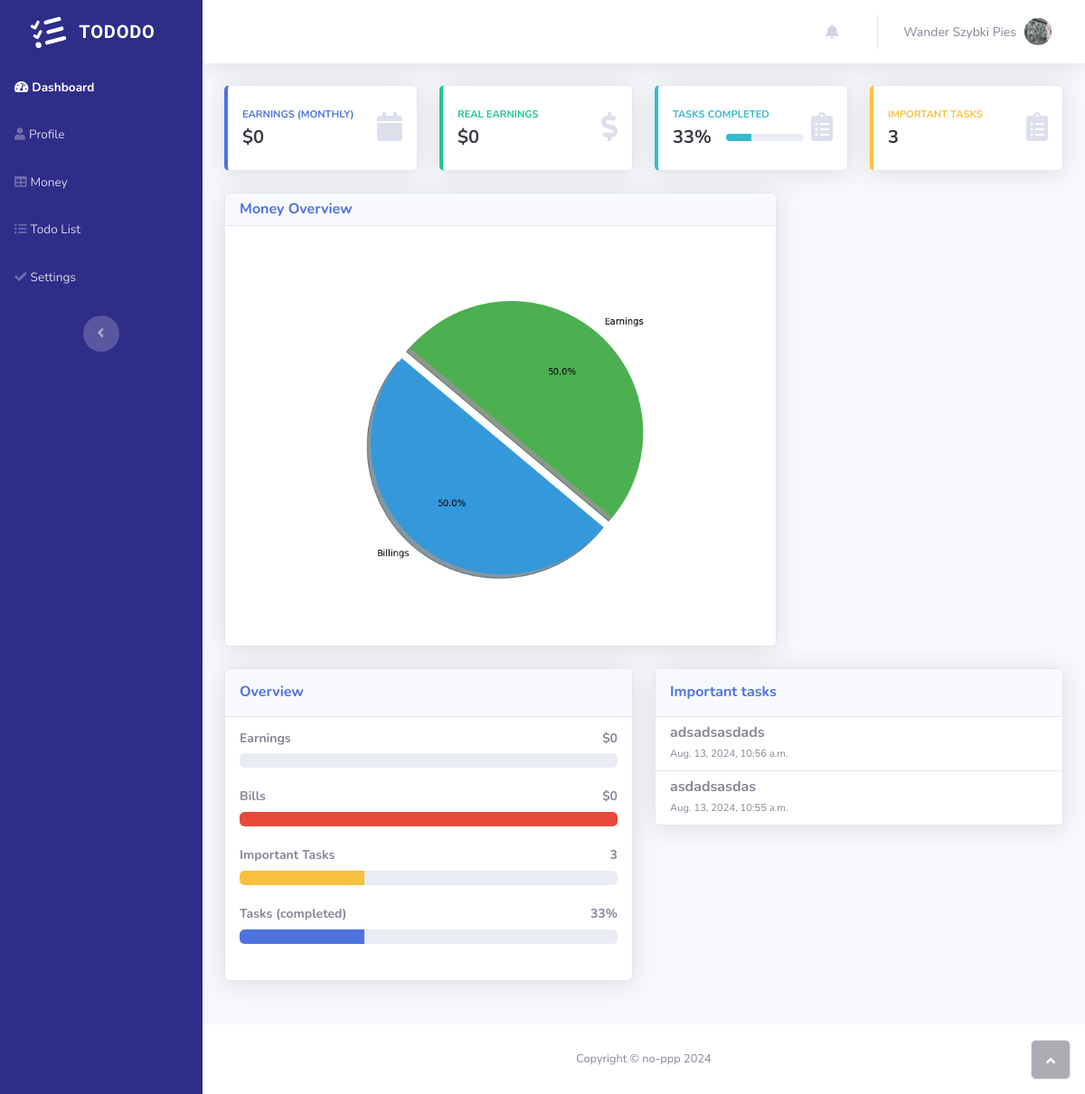
The page /dashboard/1/ (signed in) on the database its author committed.
### todolist/models.py (models this page shows, shortened)
class User(AbstractUser):
    country = models.ForeignKey(Country, on_delete=models.CASCADE, default=1)
    city = models.CharField(max_length=30, default='Unknown')
    name = models.CharField(max_length=30, default='Unknown')
    last_name = models.CharField(max_length=30, default='Unknown')
    email = models.EmailField(unique=True)
    is_user_password_set = models.BooleanField(default=False)
    is_active = models.BooleanField(default=False)
    activation_token = models.CharField(max_length=36, unique=True, blank=True)
    bio = models.TextField(null=True, blank=True)
    avatar = models.ImageField(null=True, default="Avatarwander.png")
    born = models.DateTimeField(null=True)

class TodoList(models.Model):
    title = models.ForeignKey(TitleTodo, on_delete=models.CASCADE)
    task = models.CharField(max_length=20)
    important = models.BooleanField(verbose_name='Is it important ?', default=False)
    active = models.BooleanField(verbose_name="Mark if it's uncompleted", default=True)
    user = models.ForeignKey(User, related_name='todolists', on_delete=models.CASCADE)
    created_at = models.DateTimeField(auto_now=True)
    updated_at = models.DateTimeField(auto_now_add=True)

### todolist/decorators.py (the view)
    def _wrapped_view(request, *args, **kwargs):
        if not request.user.is_authenticated:
            return redirect('todolist:login')  # if user is not authenticated redirect him to login view
        if not request.user.is_active:
            return redirect('todolist:required_active_user')
        user_id = kwargs.get('user_id')
        if request.user.id != int(user_id):
            return HttpResponse('This is not your property')
        return view_func(request, *args, **kwargs)

### tododo/context_processors.py (called while the page is built)
def user_id(request):
    if request.user.is_authenticated:
        return {'user_id' : request.user.id,
                'task_count': request.user.todolists.count(),
                'task_important_count': request.user.todolists.filter(important=True).count()}
    return {'user_id' : None}

### todolist/matplotlib_view.py (called while the page is built)
def convert_plot_to_base64(fig):
    buffer = io.BytesIO()
    fig.savefig(buffer, format='png')
    buffer.seek(0)
    image_png = buffer.getvalue()
    graph = base64.b64encode(image_png)
    graph = graph.decode('utf-8')
    buffer.close()
    return graph

def generate_pie(active, not_active, label_x, label_y):
    plt.switch_backend('AGG')
    plt.figure(figsize=(8, 6))
    sizes = [active, not_active]
    labels = [label_x, label_y]
    colors = ['#3498db', '#4CAF50']  # White, Green
    plt.pie(sizes, explode=(0.1, 0), labels=labels, colors=colors,
            autopct='%1.1f%%', shadow=True, startangle=140)
    plt.axis('equal')
    converted_plot = convert_plot_to_base64(plt)
    return converted_plot

### templates/dashboard.html (shortened to what this page needs)
{% extends "main.html" %}
{% load static %}
{% block content %}
<body>
                <div class="container-fluid">
                    <div class="row">
                        <div class="col-md-6 col-xl-3 mb-4"><a class="dashboard_link" href="#">
                                <div class="card shadow border-left-primary py-2">
                                    <div class="card-body">
                                        <div class="row g-0 align-items-center">
                                            <div class="col me-2">
                                                <div class="text-uppercase text-primary fw-bold text-xs mb-1"><span>Earnings (monthly)</span></div>
                                                <div class="text-dark fw-bold h5 mb-0"><span>${{ sum_of_earnings_month }}</span></div>
                                            </div>
                                            <div class="col-auto"><i class="fas fa-calendar fa-2x text-gray-300"></i></div>
                                        </div>
                                    </div>
                                </div>
                            </a></div>
                        <div class="col-md-6 col-xl-3 mb-4"><a class="dashboard_link" href="#">
                                <div class="card shadow border-left-success py-2">
                                    <div class="card-body">
                                        <div class="row g-0 align-items-center">
                                            <div class="col me-2">
                                                <div class="text-uppercase text-success fw-bold text-xs mb-1"><span>REAL EARNINGS</span></div>
                                                <div class="text-dark fw-bold h5 mb-0"><span>${{ real_earnings_this_month }}</span></div>
                                            </div>
                                            <div class="col-auto"><i class="fas fa-dollar-sign fa-2x text-gray-300"></i></div>
                                        </div>
                                    </div>
                                </div>
                            </a></div>
                        <div class="col-md-6 col-xl-3 mb-4"><a class="dashboard_link" href="#">
                                <div class="card shadow border-left-info py-2">
                                    <div class="card-body">
                                        <div class="row g-0 align-items-center">
                                            <div class="col me-2">
                                                <div class="text-uppercase text-info fw-bold text-xs mb-1"><span>Tasks completed</span></div>
                                                <div class="row g-0 align-items-center">
                                                    <div class="col-auto">
                                                        <div class="text-dark fw-bold h5 mb-0 me-3"><span>{{ percent_of_active_todo }}%</span></div>
                                                    </div>
                                                    <div class="col">
                                                        <div class="progress progress-sm">
                                                            <div class="progress-bar bg-info" aria-valuenow="{{ percent_of_active_todo }}" aria-valuemin="0" aria-valuemax="100" style="width: {{ percent_of_active_todo }}%;"></div>
                                                        </div>
                                                    </div>
                                                </div>
                                            </div>
                                            <div class="col-auto"><i class="fas fa-clipboard-list fa-2x text-gray-300"></i></div>
                                        </div>
                                    </div>
                                </div>
                            </a></div>
                        <div class="col-md-6 col-xl-3 mb-4"><a class="dashboard_link" href="#">
                                <div class="card shadow border-left-warning py-2">
                                    <div class="card-body">
                                        <div class="row g-0 align-items-center">
                                            <div class="col me-2">
                                                <div class="text-uppercase text-warning fw-bold text-xs mb-1"><span>Important Tasks</span></div>
                                                <div class="text-dark fw-bold h5 mb-0"><span>{{ important_tasks_count }}</span></div>
                                            </div>
                                            <div class="col-auto"><i class="fas fa-clipboard-list fa-2x text-gray-300"></i></div>
                                        </div>
                                    </div>
                                </div>
                            </a></div>
                    </div>
                    <div class="row">
                        <div class="col-lg-7 col-xl-8">
                            <div class="card shadow mb-4">
                                <div class="card-header d-flex justify-content-between align-items-center"><a class="dashboard_link" href="{% url 'todolist:money_view' user_id=user_id %}">
                                        <h6 class="text-primary fw-bold m-0">Money Overview</h6>
                                    </a>
                                </div>
                                <div class="card-body">
                                    {% if earnings_to_billings_plot is not None %}
                                    <img alt="Wykres" style="max-width: 100%; height: auto;">
                                    {% else %}
                                    <p> Start adding earnings and bills to see the plot </p>
                                    {% endif %}
                                </div>
                            </div>
                        </div>
                    </div>
                    <div class="row">
                        <div class="col-lg-6 mb-4">
                            <div class="card shadow mb-4">
                                <div class="card-header py-3"><a class="dashboard_link" href="#">
                                        <h6 class="text-primary fw-bold m-0">Overview</h6>
                                    </a></div>
                                <div class="card-body">
                                    <h4 class="small fw-bold">Earnings<span class="float-end">${{ sum_of_earnings_month }}</span></h4>
                                    <div class="progress mb-4">
                                    </div>
                                    <h4 class="small fw-bold">Bills<span class="float-end">${{ billing_this_month }}</span></h4>
                                    <div class="progress mb-4">
                                        <div class="progress-bar bg-danger" aria-valuenow="{{percent_of_billings_to_earnings}}" aria-valuemin="0" aria-valuemax="100" style="width: {{percent_of_billings_to_earnings}}%;"><span class="visually-hidden">{{percent_of_billings_to_earnings}}%</span></div>
                                    </div>
                                    <h4 class="small fw-bold">Important Tasks<span class="float-end">{{ important_tasks_count }}</span></h4>
                                    <div class="progress mb-4">
                                        <div class="progress-bar bg-warning" aria-valuenow="{{ percent_of_important_tasks }}" aria-valuemin="0" aria-valuemax="100" style="width: {{ percent_of_important_tasks }}%;"><span class="visually-hidden">{{ percent_of_important_tasks }}%</span></div>
                                    </div>
                                    <h4 class="small fw-bold">Tasks (completed) <span class="float-end">{{ percent_of_active_todo }}%</span></h4>
                                    <div class="progress mb-4" style="color: rgb(46,45,136);">
                                        <div class="progress-bar bg-primary" aria-valuenow="{{ percent_of_active_todo }}" aria-valuemin="0" aria-valuemax="100" style="width: {{ percent_of_active_todo }}%;"><span class="visually-hidden">{{ percent_of_active_todo }}%</span></div>
                                    </div>
                                </div>
                            </div>
                        </div>
                        <div class="col-lg-6 mb-4">
                            <div class="card shadow mb-4">
                                <div class="card-header py-3"><a class="dashboard_link" href="#">
                                        <h6 class="text-primary fw-bold m-0">Important tasks</h6>
                                    </a></div>
                                <ul class="list-group list-group-flush">
                                    {% for task in important_tasks_5  %}
                                    <li class="list-group-item">
                                        <div class="row g-0 align-items-center">
                                            <div class="col me-2">
                                                <h6 class="mb-0"><strong>{{task.task}}</strong></h6><span class="text-xs">{{ task.created_at }}</span>
                                            </div>
                                        </div>
                                    </li>
                                    {% endfor %}
                            </div>
                        </div>
                    </div>
                </div>
            </div>
            <footer class="bg-white sticky-footer">
                <div class="container my-auto">
                    <div class="text-center my-auto copyright"><span>Copyright © no-ppp 2024</span></div>
                </div>
            </footer>
        </div><a class="border rounded d-inline scroll-to-top" href="#page-top"><i class="fas fa-angle-up"></i></a>
    </div>
</body>
{% endblock content %}

### templates/navbar.html (shortened to what this page needs)
{% load static %}
{% load tz %}
<body id="page-top">
    <div id="wrapper">
        <nav class="navbar align-items-start sidebar sidebar-dark accordion bg-gradient-primary p-0 navbar-dark" style="background: rgb(46,45,136);">
            <div class="container-fluid d-flex flex-column p-0"><a class="navbar-brand d-flex justify-content-center align-items-center sidebar-brand m-0" href="{% url 'todolist:home' %}">
                    <div class="sidebar-brand-icon rotate-n-15"></div>
                    <div class="sidebar-brand-text mx-3"><span style="font-family: 'Akaya Kanadaka', serif;font-size: 20px;">TODODO</span></div>
                </a>
                <ul class="navbar-nav text-light" id="accordionSidebar">
                    <li class="nav-item"><a class="nav-link active" href={% url 'todolist:dashboard' user_id=user_id %}><i class="fas fa-tachometer-alt"></i><span>Dashboard</span></a></li>
                    <li class="nav-item"><a class="nav-link" href={% url 'todolist:profile' user_id=user_id %}><i class="fas fa-user"></i><span>Profile</span></a></li>
                    <li class="nav-item"><a class="nav-link" href={% url 'todolist:money_view' user_id=user_id %}><i class="fas fa-table"></i><span>Money</span></a></li>
                    <li class="nav-item"><a class="nav-link" href={% url 'todolist:todo_view' user_id=user_id %}><i class="fas fa-list-ul"></i><span>Todo List</span></a></li>
                    <li class="nav-item"><a class="nav-link" href={% url 'todolist:profile_settings' user_id=user_id %}><i class="fas fa-check"></i><span>Settings</span></a></li>
                </ul>
                <div class="text-center d-none d-md-inline"><button class="btn rounded-circle border-0" id="sidebarToggle" type="button"></button></div>
            </div>
        </nav>
        <div class="d-flex flex-column" id="content-wrapper">
            <div id="content">
                <nav class="navbar navbar-expand bg-white shadow mb-4 topbar">
                    <div class="container-fluid"><button class="btn btn-link d-md-none rounded-circle me-3" id="sidebarToggleTop" type="button"></button>
                        <ul class="navbar-nav flex-nowrap ms-auto">
                            <li class="nav-item dropdown no-arrow mx-1">
                                <div class="nav-item dropdown no-arrow"><a class="dropdown-toggle nav-link" aria-expanded="false" data-bs-toggle="dropdown" href="#"><i class="fas fa-bell fa-fw"></i></a>
                                </div>
                            </li>
                            <li class="nav-item dropdown no-arrow">
                                <div class="nav-item dropdown no-arrow"><a class="dropdown-toggle nav-link" aria-expanded="false" data-bs-toggle="dropdown" href="#"><span class="d-none d-lg-inline me-2 text-gray-600 small">Wander Szybki Pies</span><img class="border rounded-circle img-profile" src="{{ user.avatar.url }}"></a>
                                </div>
                            </li>
                        </ul>
                    </div>
                </nav>

### static/css/untitled.css (style rules this page uses)
.dashboard_link { text-decoration: none; }

### rows shown on the page
User: avatar (picture)
TodoList: task "adsadsasdads", created_at "Aug. 13, 2024, 10:56 a.m."
TodoList: task "asdadsasdas", created_at "Aug. 13, 2024, 10:55 a.m."

### other values the page prints
{{ sum_of_earnings_month }} "0"
{{ real_earnings_this_month }} "0"
{{ percent_of_active_todo }} "33"
{{ important_tasks_count }} "3"
{{ billing_this_month }} "0"
